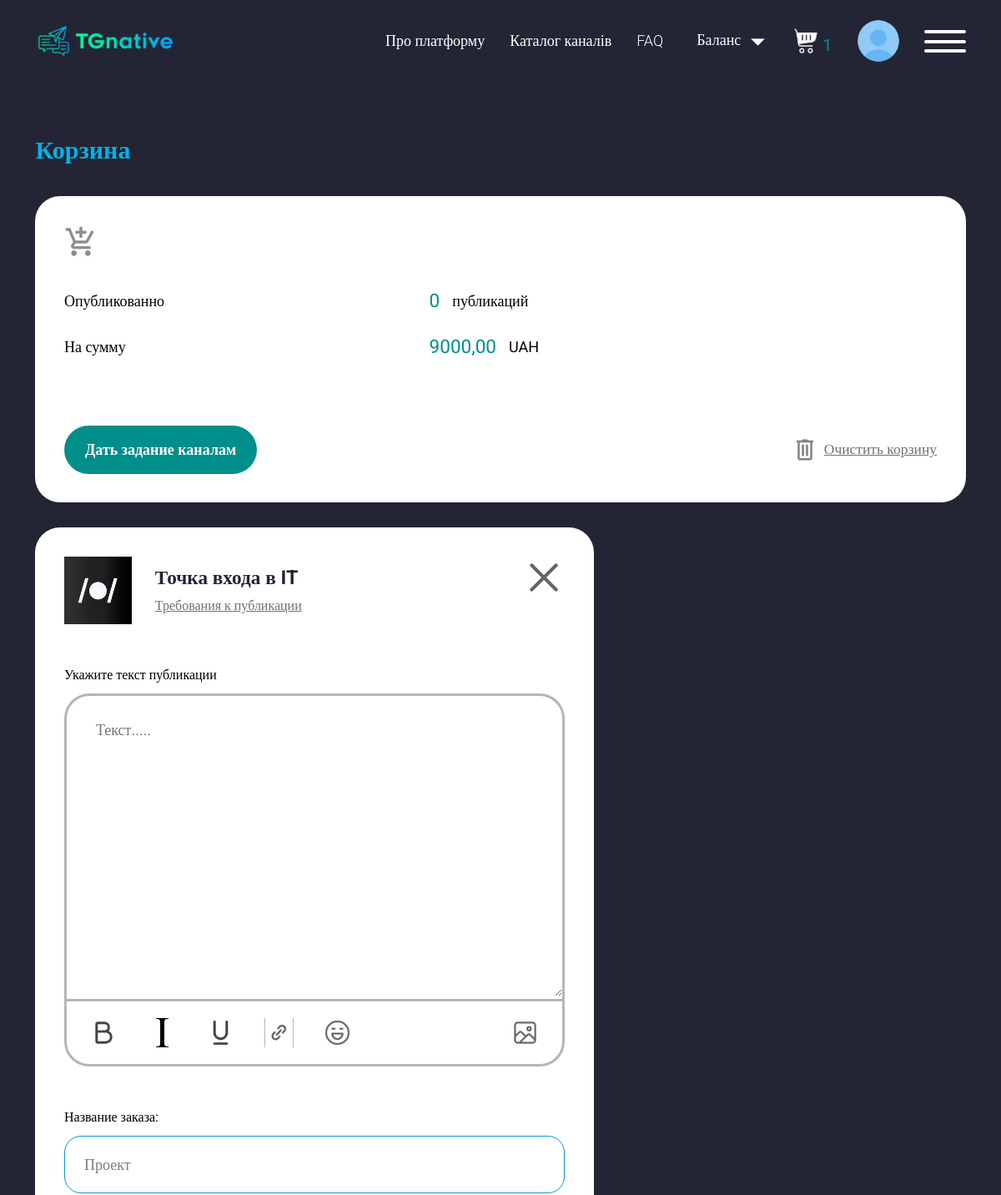
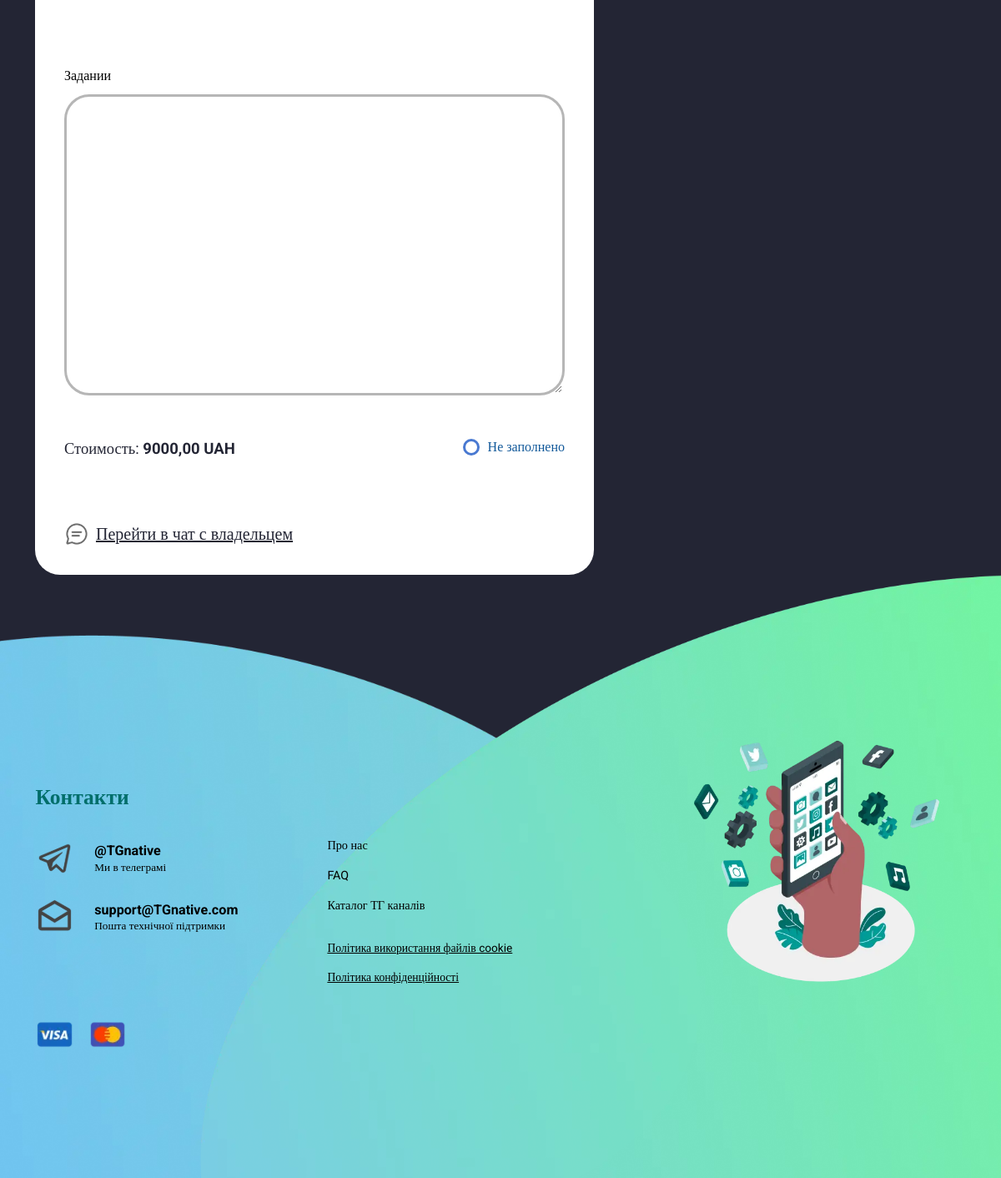
The app's page /reklama/create/334 (signed in) with its own data (2 pictures, top to bottom).
### accounts/models.py (models this page shows, shortened)
class Add_Reklama(models.Model):
    from API.models import Chanel
    class Status(models.TextChoices):
        DRAFT = 'WT', 'Waiting'
        PUBLISHED = "DN", "Done"
    chanel=models.ForeignKey(Chanel,on_delete=models.CASCADE)
    format=models.ForeignKey(Cost_Format,on_delete=models.CASCADE)
    user_order=models.ForeignKey(Profile_advertiser,on_delete=models.CASCADE,null=True)
    text_ads=models.TextField(null=True)
    media=models.ImageField(null=True,blank=True)
    name_ads = models.CharField(max_length=150,null=True)
    comment=models.TextField(null=True)
    commented=models.TextField(null=True,blank=True)
    order_data=models.DateTimeField(null=True,blank=True)
    stars_like=models.IntegerField(null=True)
    aprove = models.BooleanField(default=False)
    status = models.CharField(max_length=2, choices=Status.choices,
                              default=Status.DRAFT)

class Cost_Format(models.Model):
    add_chanel=models.ForeignKey(Add_chanel,on_delete=models.CASCADE,related_name='cost_formats')
    placement_format = models.CharField(max_length=100)
    cost_per_format = models.DecimalField(max_digits=10, decimal_places=2)

### API/models.py (models this page shows, shortened)
class Chanel(models.Model):
    chanel_link=models.CharField(max_length=150)
    name=models.CharField(max_length=150,verbose_name="Называние канала")
    pictures=models.ImageField(verbose_name='Лого')
    subscribers=models.IntegerField()
    views=models.IntegerField()
    created_at=models.DateTimeField(auto_now_add=True)
    last_update=models.DateTimeField(auto_now=True)
    add_chanel =models.ForeignKey(Add_chanel, on_delete=models.CASCADE)
    username=models.CharField(max_length=140)
    daily_subscribers=models.IntegerField(default=0, blank=True, null=True)
    weekly_subscribers=models.IntegerField(default=0, blank=True, null=True)
    weekly_monthy = models.IntegerField(default=0, blank=True, null=True)
    class Meta:
        verbose_name="Канал"
        verbose_name_plural="Канал"
        ordering=['-subscribers']

### accounts/views.py (the view)
# urls.py: path('reklama/create/<int:pk>',views.CreateAds.as_view(),name="updateads"),
class CreateAds(LoginRequiredMixin, UpdateView):
    template_name = 'create_ads.html'
    form_class = BasketForm
    model = Add_Reklama
    success_url = reverse_lazy('login_reklama')
    login_url = reverse_lazy('login')
    context_object_name = "item"
    def dispatch(self, request, *args, **kwargs):
        instance = self.get_object()
        if request.user != instance.user_order.username:
            return self.handle_no_permission()
        return super().dispatch(request, *args, **kwargs)

### accounts/forms.py
class BasketForm(forms.ModelForm):
    text_ads=forms.CharField(max_length=63,label="Линк",widget=forms.Textarea(attrs={'class': 'item-cart-public__textarea', 'placeholder': 'Текст.....'}))
    name_ads = forms.CharField(max_length=63, label="Линк",widget=forms.TextInput(attrs={'class': 'auth-form__input', 'placeholder': 'Проект'}))
    comment=forms.CharField(max_length=63,label="Линк",widget=forms.Textarea(attrs={'class': 'item-cart-public__textarea'}))
    media = forms.ImageField(
        required=False,
        widget=forms.FileInput(attrs={'id': 'photoInput', 'style': 'display: none;'})
    )
    class Meta:
        model = Add_Reklama
        fields = ['name_ads', 'text_ads', 'media', 'comment']

### accounts/templates/create_ads.html (shortened to what this page needs)
{% extends 'base.html' %}
{% load static %}
{% block content %}
   <main class="page">
			<section class="cart">
			 <form method="post"  enctype="multipart/form-data">
				<div class="cart__container">
					<h2 class="title">Корзина</h2>
					<div class="cart__item item-cart squire">
						<div class="cart__icon">
							<img class="img-fluid" src="{% static 'img/channel/add.svg' %}" class="dont-fill" alt="">
						</div>
						<div class="item-cart__content">
							<div class="item-cart__row">
								<div class="label-black label-black_s24">Опубликованно</div>
								<div class="label-black label-black_s24 item-cart__row-val">
									<span class="label-dark-green label-dark-green_s24">0</span>
									публикаций
								</div>
							</div>
							<div class="item-cart__row">
								<div class="label-black label-black_s24">На сумму</div>
								<div class="label-black label-black_s24 label-black_s24 item-cart__row-val">
									<span class="label-dark-green label-dark-green_s24">{{object.format.cost_per_format}}</span>
									UAH
								</div>
							</div>
						</div>
						<div class="item-cart__bottom">
							<button class="button" type="submit">Дать задание каналам</button>
							<button class="item-cart__reset" type="button">
								<img src="{% static 'img/icons/trash.svg' %}" class="dont-fill" alt="">
								<span id="delete-trigger" class="hhv-green">Очистить корзину</span>
							</button>
						</div>
					</div>
					<div class="item-cart-public squire">
						<div class="item-cart-public__head">
							<div class="item-cart-public__avatar">
								<picture><source srcset="/{{ object.chanel.pictures }}" type="image/webp"><img class="img-fluid" src="/{{ object.chanel.pictures }}" alt=""></picture>
							</div>
							<div class="item-cart-public__head-content">
								<div class="item-cart-public__title">{{ object.chanel.name }}</div>
								<div class="item-cart-public__head-text">Требования к публикации</div>
							</div>
							<button class="item-cart-public__exit" type="button">
								<img class="img-fluid" src="{% static 'img/cart/exit.svg' %}" class="dont-fill" alt="">
							</button>
						</div>
							<div class="item-cart-public__item">
								<label for="text" class="label-black label-black_s16">Укажите текст публикации</label>
								<div class="item-cart-public__textarea-wrap">
									{{form.text_ads}}
									<div class="item-cart-public__textarea-bottom">
										<div class="item-cart-public__textarea-bottom-list">
											<button class="textarea-btn" type="button">
												<img src="{% static 'img/cart/1.svg' %}" class="dont-fill" alt="">
											</button>
											<button class="textarea-btn" type="button">
												<img src="{% static 'img/cart/2.svg' %}" class="dont-fill" alt="">
											</button>
											<button class="textarea-btn" type="button">
												<img src="{% static 'img/cart/3.svg' %}" class="dont-fill" alt="">
											</button>
											<button class="textarea-btn textarea-btn_link" type="button">
												<img src="{% static 'img/cart/4.svg' %}" class="dont-fill" alt="">
											</button>
											<button class="textarea-btn" type="button">
												<img src="{% static 'img/cart/5.svg' %}" class="dont-fill" alt="">
											</button>
										</div>
										<button data-da=".item-cart-public__textarea-bottom-list,767.98" id="changePhoto" title="Загрузить фото/видео" class="textarea-btn" type="button">
											<img src="{% static 'img/cart/6.svg' %}" class="dont-fill" alt="">
										</button>
									</div>
								</div>
							</div>
							<div class="item-cart-public__item">
								<label for="subjects" class="label-black label-black_s16">Название заказа:</label>
                                 {{form.name_ads}}
								<p class="item-cart-public__form-text">Это будет видно только вам</p>
							</div>
							<div class="item-cart-public__item">
								<label for="text" class="label-black label-black_s16">Задании</label>
								{{form.comment}}
							</div>
							<div class="item-cart-public__row">
								<div class="label-dark label-dark_s20">
									Стоимость:
									<span class="label-dark_fw700">{{object.format.cost_per_format}} UAH</span>
								</div>
								<div class="checkbox checkbox_radio">
									<label for="dont-checked" class="checkbox__label"><span class="checkbox__text">Не заполнено</span></label>
								</div>
							</div>
							<button data-popup="#popup-chat" class="item-cart-public__btn" type="button">
								<img src="{% static 'img/cart/7.svg' %}" class="dont-fill" alt="">
								<span>Перейти в чат с владельцем</span>
							</button>
						</form>
					</div>
{% endblock %}

### records on screen
Add_Reklama: format.cost_per_format "9000,00", chanel.pictures (picture), chanel.name "Точка входа в IT"

### other values on screen
{{ number_count }} "1"
